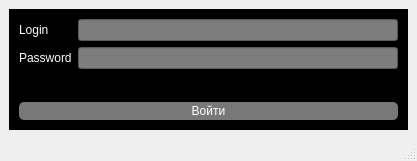
<?xml version="1.0" encoding="UTF-8"?>
<ui version="4.0">
 <class>MainWindow</class>
 <widget class="QMainWindow" name="MainWindow">
  <property name="geometry">
   <rect>
    <x>0</x>
    <y>0</y>
    <width>417</width>
    <height>161</height>
   </rect>
  </property>
  <property name="windowTitle">
   <string>MainWindow</string>
  </property>
  <widget class="QWidget" name="centralwidget">
   <layout class="QVBoxLayout" name="verticalLayout_2">
    <item>
     <widget class="QFrame" name="frame">
      <property name="sizePolicy">
       <sizepolicy hsizetype="Preferred" vsizetype="Preferred">
        <horstretch>0</horstretch>
        <verstretch>0</verstretch>
       </sizepolicy>
      </property>
      <property name="styleSheet">
       <string notr="true">background-color: rgb(0, 0, 0);
</string>
      </property>
      <property name="frameShape">
       <enum>QFrame::Shape::StyledPanel</enum>
      </property>
      <property name="frameShadow">
       <enum>QFrame::Shadow::Raised</enum>
      </property>
      <layout class="QVBoxLayout" name="verticalLayout">
       <item>
        <layout class="QFormLayout" name="formLayout">
         <item row="0" column="0">
          <widget class="QLabel" name="loginLabel">
           <property name="styleSheet">
            <string notr="true">color: rgb(255, 255, 255);</string>
           </property>
           <property name="text">
            <string>Login</string>
           </property>
          </widget>
         </item>
         <item row="0" column="1">
          <widget class="QLineEdit" name="loginLineEdit">
           <property name="styleSheet">
            <string notr="true">background-color: rgb(125, 125, 125);</string>
           </property>
          </widget>
         </item>
         <item row="1" column="0">
          <widget class="QLabel" name="passwordLabel">
           <property name="styleSheet">
            <string notr="true">color: rgb(255, 255, 255);</string>
           </property>
           <property name="text">
            <string>Password</string>
           </property>
          </widget>
         </item>
         <item row="1" column="1">
          <widget class="QLineEdit" name="passwordLineEdit">
           <property name="styleSheet">
            <string notr="true">background-color: rgb(125, 125, 125);</string>
           </property>
          </widget>
         </item>
        </layout>
       </item>
       <item>
        <widget class="QPushButton" name="pushButton">
         <property name="styleSheet">
          <string notr="true">color: rgb(255, 255, 255);
background-color: rgb(120, 120, 120);
border-radius: 5px;
padding: 2px;</string>
         </property>
         <property name="text">
          <string>Войти</string>
         </property>
        </widget>
       </item>
      </layout>
     </widget>
    </item>
   </layout>
  </widget>
  <widget class="QMenuBar" name="menubar">
   <property name="geometry">
    <rect>
     <x>0</x>
     <y>0</y>
     <width>417</width>
     <height>22</height>
    </rect>
   </property>
  </widget>
  <widget class="QStatusBar" name="statusbar"/>
 </widget>
 <resources/>
 <connections/>
</ui>
